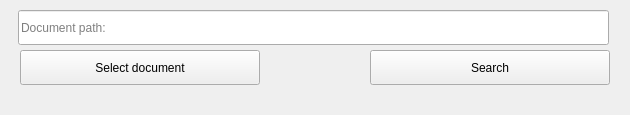
<?xml version="1.0" encoding="UTF-8"?>
<ui version="4.0">
 <class>find_document_by_hash_window</class>
 <widget class="QWidget" name="find_document_by_hash_window">
  <property name="geometry">
   <rect>
    <x>0</x>
    <y>0</y>
    <width>630</width>
    <height>115</height>
   </rect>
  </property>
  <property name="windowTitle">
   <string>Find document by hash</string>
  </property>
  <widget class="QLineEdit" name="document_path_line_edit">
   <property name="geometry">
    <rect>
     <x>18</x>
     <y>10</y>
     <width>591</width>
     <height>35</height>
    </rect>
   </property>
   <property name="sizePolicy">
    <sizepolicy hsizetype="Expanding" vsizetype="Fixed">
     <horstretch>0</horstretch>
     <verstretch>0</verstretch>
    </sizepolicy>
   </property>
   <property name="minimumSize">
    <size>
     <width>0</width>
     <height>35</height>
    </size>
   </property>
   <property name="inputMask">
    <string/>
   </property>
   <property name="text">
    <string/>
   </property>
   <property name="echoMode">
    <enum>QLineEdit::Normal</enum>
   </property>
   <property name="readOnly">
    <bool>true</bool>
   </property>
   <property name="placeholderText">
    <string>Document path:</string>
   </property>
  </widget>
  <widget class="QPushButton" name="select_document_button">
   <property name="geometry">
    <rect>
     <x>20</x>
     <y>50</y>
     <width>240</width>
     <height>35</height>
    </rect>
   </property>
   <property name="sizePolicy">
    <sizepolicy hsizetype="Minimum" vsizetype="Maximum">
     <horstretch>0</horstretch>
     <verstretch>0</verstretch>
    </sizepolicy>
   </property>
   <property name="minimumSize">
    <size>
     <width>100</width>
     <height>35</height>
    </size>
   </property>
   <property name="text">
    <string>Select document</string>
   </property>
  </widget>
  <widget class="QPushButton" name="search_document_by_hash_button">
   <property name="geometry">
    <rect>
     <x>370</x>
     <y>50</y>
     <width>240</width>
     <height>35</height>
    </rect>
   </property>
   <property name="sizePolicy">
    <sizepolicy hsizetype="Minimum" vsizetype="Maximum">
     <horstretch>0</horstretch>
     <verstretch>0</verstretch>
    </sizepolicy>
   </property>
   <property name="minimumSize">
    <size>
     <width>100</width>
     <height>35</height>
    </size>
   </property>
   <property name="text">
    <string>Search</string>
   </property>
  </widget>
 </widget>
 <resources/>
 <connections/>
</ui>
